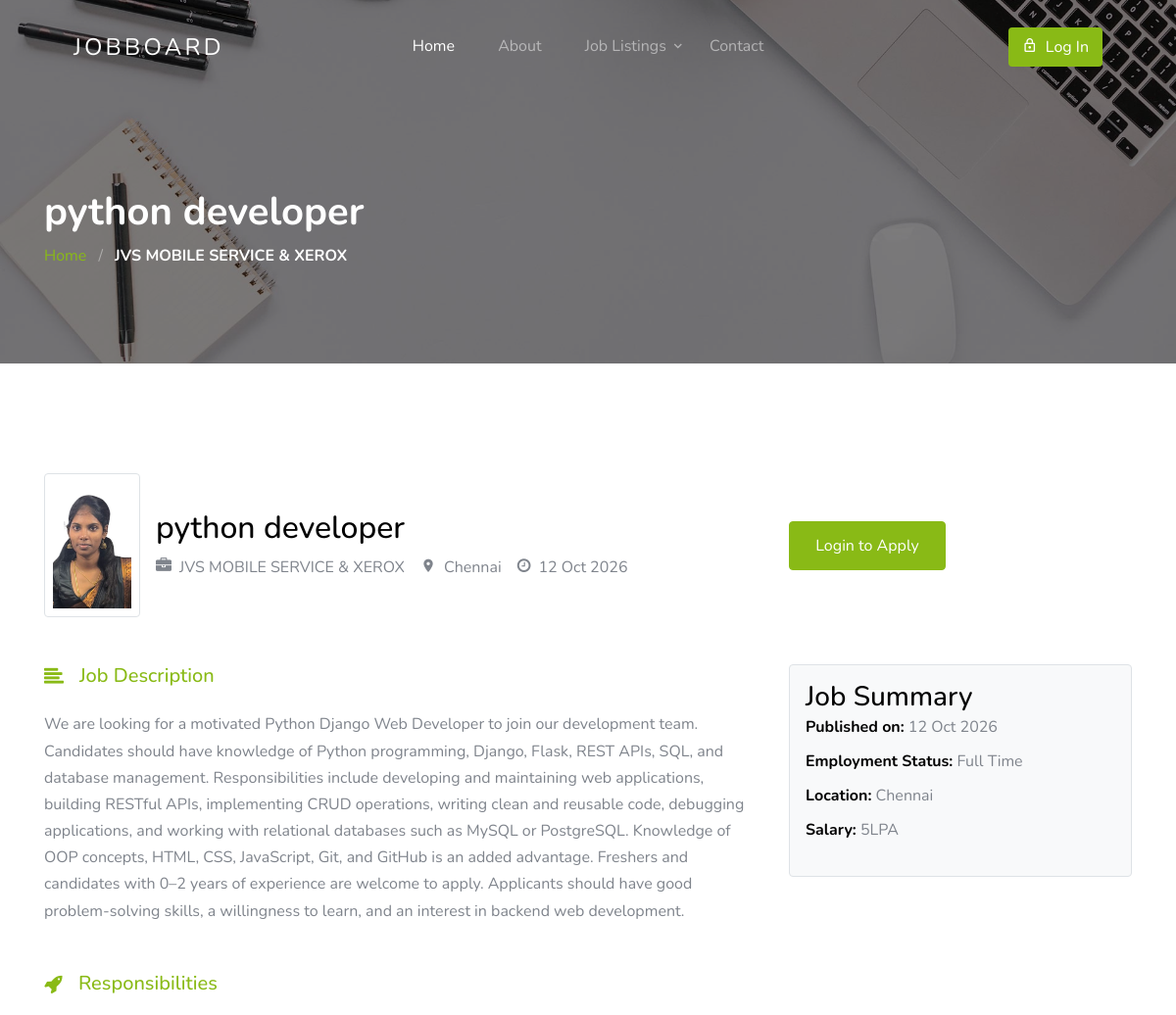
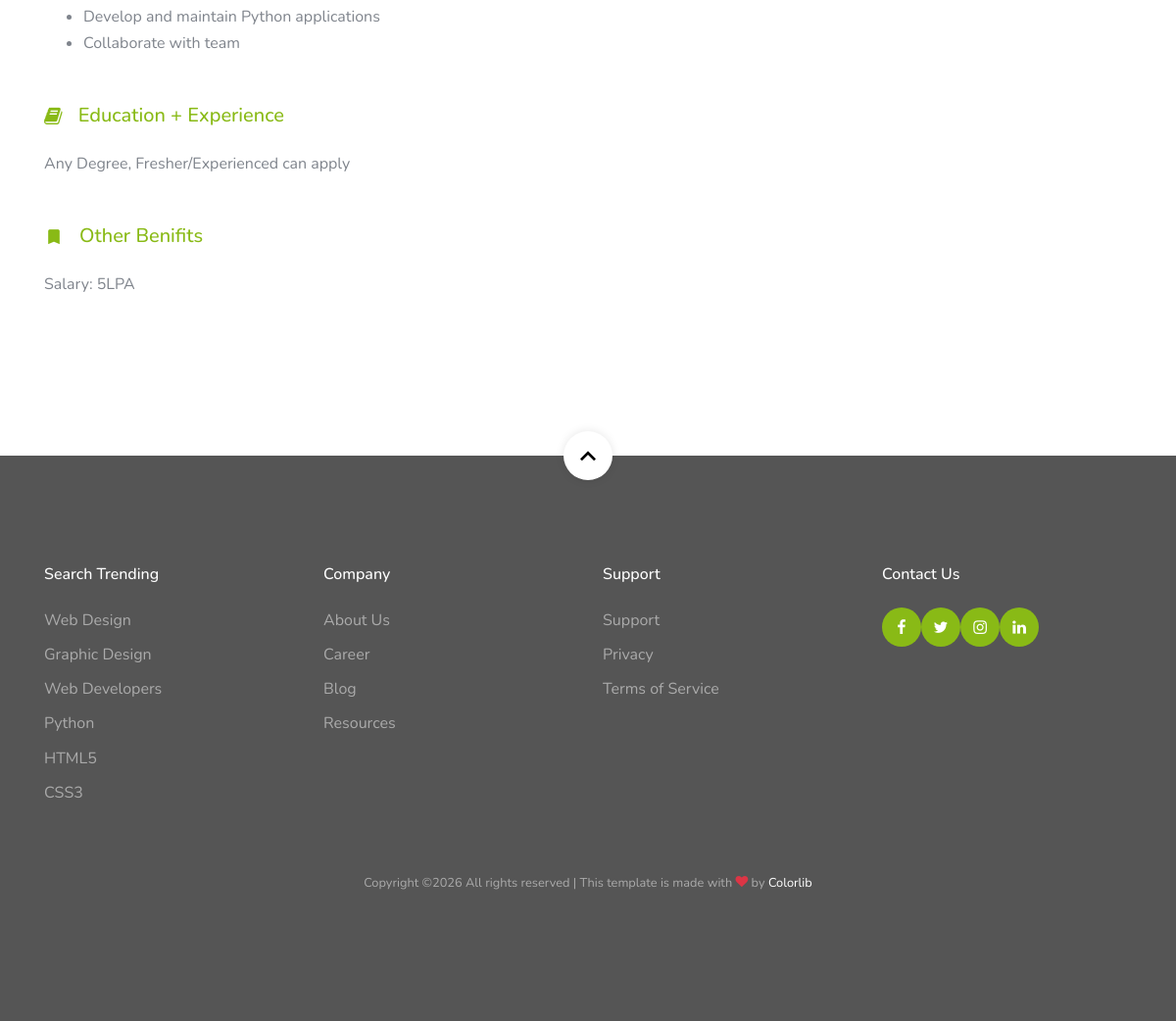
The app's page /job/1/ with its own data (2 pictures, top to bottom).
### app/models.py (models this page shows, shortened)
class Job(models.Model):
    company = models.ForeignKey(Company, on_delete=models.CASCADE)
    title = models.CharField(max_length=200)
    description = models.TextField()
    location = models.CharField(max_length=100)
    salary = models.CharField(max_length=100) # e.g. 5 LPA / 30000 per month
    job_type = models.CharField(max_length=50, choices=[('Full Time','Full Time'),('Part Time','Part Time'),('Internship','Internship'),('Contract','Contract')])
    experience = models.CharField(max_length=100) # e.g. 0-1 years
    skills = models.CharField(max_length=300) # e.g. Python, Django
    vacancy = models.IntegerField(default=1)
    created_at = models.DateTimeField(auto_now_add=True)

class Company(models.Model):
    master = models.ForeignKey(Master, on_delete=models.CASCADE)
    firstname = models.CharField(max_length=50)
    lastname = models.CharField(max_length=50)
    company_name = models.CharField(max_length=100)
    state = models.CharField(max_length=50)
    city = models.CharField(max_length=50)
    contact = models.CharField(max_length=50)
    address = models.CharField(max_length=150)
    logo_pic = models.ImageField(upload_to="app/img/company")

### app/views.py (the view)
# urls.py: path('job/<int:id>/', views.JobDetailPage, name='job_detail'),
def JobDetailPage(request, id):
    from .models import Job
    try:
        job = Job.objects.get(id=id)
    except Job.DoesNotExist:
        from django.contrib import messages
        from django.shortcuts import redirect
        messages.error(request, "Job not found")
        return redirect('index')
    return render(request, "app/job_single.html", {'job': job})

### app/templates/app/job_single.html
{% extends "app/base1.html" %}
{% load static %}
{% block content %}
<section class="section-hero overlay inner-page bg-image" style="background-image: url('{% static 'images/hero_1.jpg' %}');" id="home-section">
  <div class="container"><div class="row"><div class="col-md-7"><h1 class="text-white font-weight-bold">{{ job.title }}</h1><div class="custom-breadcrumbs"><a href="{% url 'index' %}">Home</a> <span class="mx-2 slash">/</span> <span class="text-white"><strong>{{ job.company.company_name }}</strong></span></div></div></div></div>
</section>
<section class="site-section">
  <div class="container">
    <div class="row align-items-center mb-5">
      <div class="col-lg-8 mb-4 mb-lg-0">
        <div class="d-flex align-items-center">
          <div class="border p-2 d-inline-block mr-3 rounded">
            {% if job.company.logo_pic %}<img src="{{ job.company.logo_pic.url }}" style="width:80px;">{% else %}<img src="{% static 'images/job_logo_1.jpg' %}" style="width:80px;">{% endif %}
          </div>
          <div>
            <h2>{{ job.title }}</h2>
            <div><span class="ml-0 mr-2 mb-2"><span class="icon-briefcase mr-2"></span>{{ job.company.company_name }}</span><span class="m-2"><span class="icon-room mr-2"></span>{{ job.location }}</span><span class="m-2"><span class="icon-clock-o mr-2"></span>{{ job.created_at|date:"d M Y" }}</span></div>
          </div>
        </div>
      </div>
      <div class="col-lg-4">
        <div class="row"><div class="col-6">
          {% if request.session.role == 'candidate' %}
            <a href="{% url 'apply_job' job.id %}" class="btn btn-block btn-primary btn-md">Apply Now</a>
          {% elif request.session.role == 'company' %}
            <button class="btn btn-block btn-secondary btn-md" disabled>Company Account</button>
          {% else %}
            <a href="{% url 'login' %}" class="btn btn-block btn-primary btn-md">Login to Apply</a>
          {% endif %}
        </div></div>
      </div>
    </div>
    <div class="row"><div class="col-lg-8">
        <div class="mb-5"><h3 class="h5 d-flex align-items-center mb-4 text-primary"><span class="icon-align-left mr-3"></span>Job Description</h3><p>{{ job.description }}</p></div>
        <div class="mb-5"><h3 class="h5 d-flex align-items-center mb-4 text-primary"><span class="icon-rocket mr-3"></span>Responsibilities</h3><ul><li>Develop and maintain Python applications</li><li>Collaborate with team</li></ul></div>
        <div class="mb-5"><h3 class="h5 d-flex align-items-center mb-4 text-primary"><span class="icon-book mr-3"></span>Education + Experience</h3><p>Any Degree, Fresher/Experienced can apply</p></div>
        <div class="mb-5"><h3 class="h5 d-flex align-items-center mb-4 text-primary"><span class="icon-turned_in mr-3"></span>Other Benifits</h3><p>Salary: {{ job.salary }}</p></div>
      </div>
      <div class="col-lg-4">
        <div class="bg-light p-3 border rounded mb-4"><h3 class="text-black m-0">Job Summary</h3><ul class="list-unstyled"><li class="mb-2"><strong class="text-black">Published on:</strong> {{ job.created_at|date:"d M Y" }}</li><li class="mb-2"><strong class="text-black">Employment Status:</strong> {{ job.job_type }}</li><li class="mb-2"><strong class="text-black">Location:</strong> {{ job.location }}</li><li class="mb-2"><strong class="text-black">Salary:</strong> {{ job.salary }}</li></ul></div>
      </div>
    </div>
  </div>
</section>
{% endblock %}

### app/templates/app/base1.html (shortened to what this page needs)
{% load static %}
<!doctype html>
<html lang="en">
<head>
    <link rel="stylesheet" href="{% static 'css/custom-bs.css' %}">
    <link rel="stylesheet" href="{% static 'css/jquery.fancybox.min.css' %}">
    <link rel="stylesheet" href="{% static 'css/bootstrap-select.min.css' %}">
    <link rel="stylesheet" href="{% static 'fonts/icomoon/style.css' %}">
    <link rel="stylesheet" href="{% static 'fonts/line-icons/style.css' %}">
    <link rel="stylesheet" href="{% static 'css/owl.carousel.min.css' %}">
    <link rel="stylesheet" href="{% static 'css/animate.min.css' %}">
    <link rel="stylesheet" href="{% static 'css/style.css' %}">
</head>
<body id="top">
<div class="site-wrap">
    <header class="site-navbar mt-3">
      <div class="container-fluid">
        <div class="row align-items-center">
          <div class="site-logo col-6"><a href="{% url 'index' %}">JobBoard</a></div>
          <nav class="mx-auto site-navigation">
            <ul class="site-menu js-clone-nav d-none d-xl-block ml-0 pl-0">
              <li><a href="{% url 'index' %}" class="nav-link active">Home</a></li>
              <li><a href="#">About</a></li>
              <li class="has-children"><a href="#">Job Listings</a>
              </li>
              <li><a href="#">Contact</a></li>
            </ul>
          </nav>
          <div class="right-cta-menu text-right d-flex aligin-items-center col-6">
            <div class="ml-auto">
              {% if request.session.email %}
                <a href="{% url 'profile' %}" class="btn btn-outline-white border-width-2 d-none d-lg-inline-block">Profile</a>
                <a href="{% url 'logout' %}" class="btn btn-primary border-width-2 d-none d-lg-inline-block"><span class="mr-2 icon-lock_outline"></span>Log Out</a>
              {% else %}
                <a href="{% url 'login' %}" class="btn btn-primary border-width-2 d-none d-lg-inline-block"><span class="mr-2 icon-lock_outline"></span>Log In</a>
              {% endif %}
            </div>
          </div>
        </div>
      </div>
    </header>
{% block content %}
{% endblock %}
<footer class="site-footer">
      <a href="#top" class="smoothscroll scroll-top"><span class="icon-keyboard_arrow_up"></span></a>
      <div class="container">
        <div class="row mb-5">
          <div class="col-6 col-md-3 mb-4 mb-md-0"><h3>Search Trending</h3>
            <ul class="list-unstyled"><li><a href="#">Web Design</a></li><li><a href="#">Graphic Design</a></li><li><a href="#">Web Developers</a></li><li><a href="#">Python</a></li><li><a href="#">HTML5</a></li><li><a href="#">CSS3</a></li></ul>
          </div>
          <div class="col-6 col-md-3 mb-4 mb-md-0"><h3>Company</h3>
            <ul class="list-unstyled"><li><a href="#">About Us</a></li><li><a href="#">Career</a></li><li><a href="#">Blog</a></li><li><a href="#">Resources</a></li></ul>
          </div>
          <div class="col-6 col-md-3 mb-4 mb-md-0"><h3>Support</h3>
            <ul class="list-unstyled"><li><a href="#">Support</a></li><li><a href="#">Privacy</a></li><li><a href="#">Terms of Service</a></li></ul>
          </div>
          <div class="col-6 col-md-3 mb-4 mb-md-0"><h3>Contact Us</h3>
            <div class="footer-social"><a href="#"><span class="icon-facebook"></span></a><a href="#"><span class="icon-twitter"></span></a><a href="#"><span class="icon-instagram"></span></a><a href="#"><span class="icon-linkedin"></span></a></div>
          </div>
        </div>
        <div class="row text-center"><div class="col-12"><p class="copyright"><small>Copyright &copy;<script>document.write(new Date().getFullYear());</script> All rights reserved | This template is made with <i class="icon-heart text-danger" aria-hidden="true"></i> by <a href="https://colorlib.com" target="_blank" >Colorlib</a></small></p></div></div>
      </div>
    </footer>
  </div>
</body>
</html>

### records on screen
Job: title "python developer", company.company_name "JVS MOBILE SERVICE & XEROX", company.logo_pic (picture), location "Chennai", created_at "12 Oct 2026", description "We are looking for a motivated Python Django Web Developer to join our development team. Candidates should have knowledge of Python programming, Django, Flask, REST APIs, SQL, and database management. Responsibilities include developing and maintaining web applications, building RESTful APIs, implementing CRUD operations, writing clean and reusable code, debugging applications, and working with relational databases such as MySQL or PostgreSQL. Knowledge of OOP concepts, HTML, CSS, JavaScript, Git, and GitHub is an added advantage. Freshers and candidates with 0–2 years of experience are welcome to apply. Applicants should have good problem-solving skills, a willingness to learn, and an…", salary "5LPA", job_type "Full Time"
